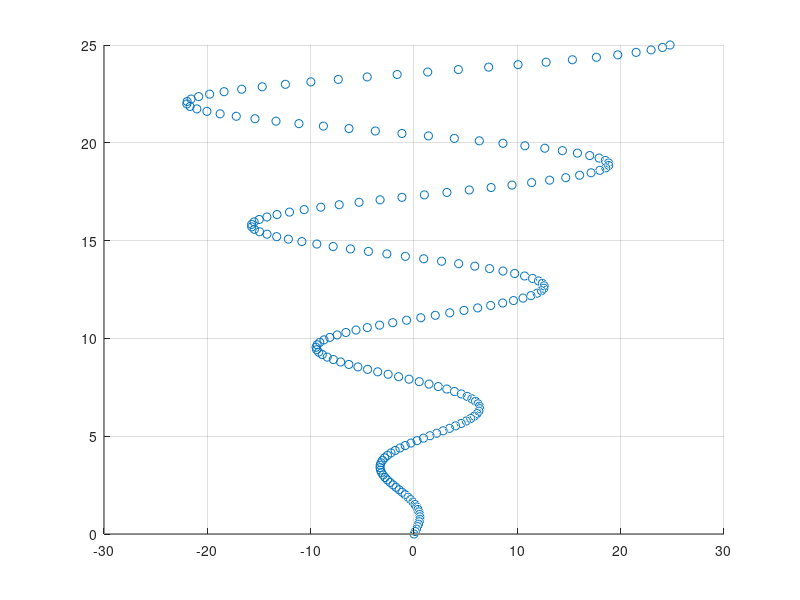

Here is the MATLAB script that generated this plot: (Note: this script raises an error after producing the figure.)
%% Max Kramer
% I affirm that I have adhered to the honor code on this assignment

%%
% _Hello again, scientist! I'll do all my writing in italics, and problems for you will be in *bold.*
% Comment your code, and_ explain your ideas in plaintext. _As a general rule, I expect
% you to do at least as much writing as I do. Code should be part of your solution, but
% I expect variables to be clear and explanation to involve complete sentences.
% Cite your sources; if you work with someone in the class on a problem,
% that's an extremely important source. Don't work alone._

%% Problem 12.3.
% _*Reread Lay p.342, "An Orthogonal Projection."*_ 

C = csvread("corkscrew.csv");
scatter3(C(1,:),C(2,:),C(3,:));

%%
% We can look at this picture from different angles too!

view([45 45])

%%
%

view([0 0])
hold off;

%%
% 

v1 = [0;0;1]; v2 = [0;1;1]; v3=[1;1;-1];

%%
% _Projection matrices are really cool! Let's see what they look like. *Let
% Projv1 be the matrix that projects a point onto Span(v1), Projv2 be the
% matrix that projects onto Span(v2), and Projv3 be the matrix that
% projects onto Span(v3). Show me C, Projv1*C, Projv2*C, and Projv3*C on
% the same set of axes.* If you're stuck: a linear transformation is
% determined by its action on the standard basis. Compute Projv1(e1),
% Projv1(e2), Projv1(e3). I strongly recommend Running this code (hit F5)
% rather than just Publishing it so you can rotate the figure by hand to
% see it from different angles._

Projv1 = [proj(v1,[1;0;0])';proj(v1,[0;1;0])';proj(v1,[0;0;1])']
Projv2 = [proj(v2,[1;0;0])';proj(v2,[0;1;0])';proj(v2,[0;0;1])']
Projv3 = [proj(v3,[1;0;0])';proj(v3,[0;1;0])';proj(v3,[0;0;1])']

C1 = Projv1 * C;
C2 = Projv2 * C;
C3 = Projv3 * C;

scatter3(C(1,:),C(2,:),C(3,:));
hold on
scatter3(C1(1,:),C1(2,:),C1(3,:));
scatter3(C2(1,:),C2(2,:),C2(3,:));
scatter3(C3(1,:),C3(2,:),C3(3,:));

%%
% I used the provided proj.m function to compute the action of each projection matrix on the standard basis for R^3. The resultant matrices, Projv1, Projv2, and Projv3 were then multiplied with C to get C1, C2, and C3. I then used the scatter3() function to show each matrix on the same axes. 

%%
% _*Prove that v2 and v3 are orthogonal.*_

dot(v2,v3)

%%
% The dot product of v2 and v3 (both in R^3) is 0. Therefore, they are orthogonal to each other. 

%%
% _*Reread Lay p.350. Notice that the formula in Theorem 8 is literally
% just the sum of the projection maps. Let W = Span(v2,v3), so ProjW =
% Projv2+Projv3. Plot C, ProjW*C, and (eye(3)-ProjW)*C on the same set of
% axes.* 
% (I did this one in MATLAB, not quite knowing what it would look
% like, and said "that is the coolest shit!" aloud to nobody when I saw the
% answer. view([0 0]) produces a particularly striking figure, but you
% should look at it from other angles too!)_

